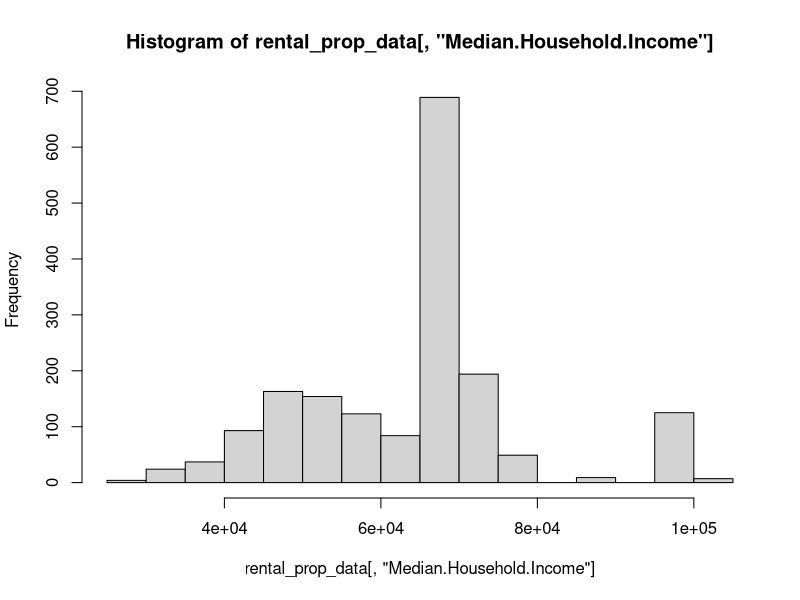
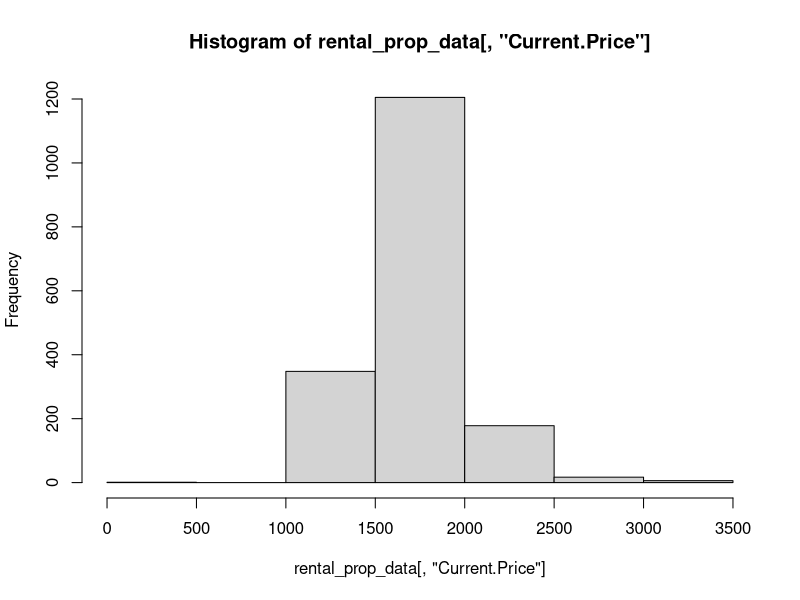
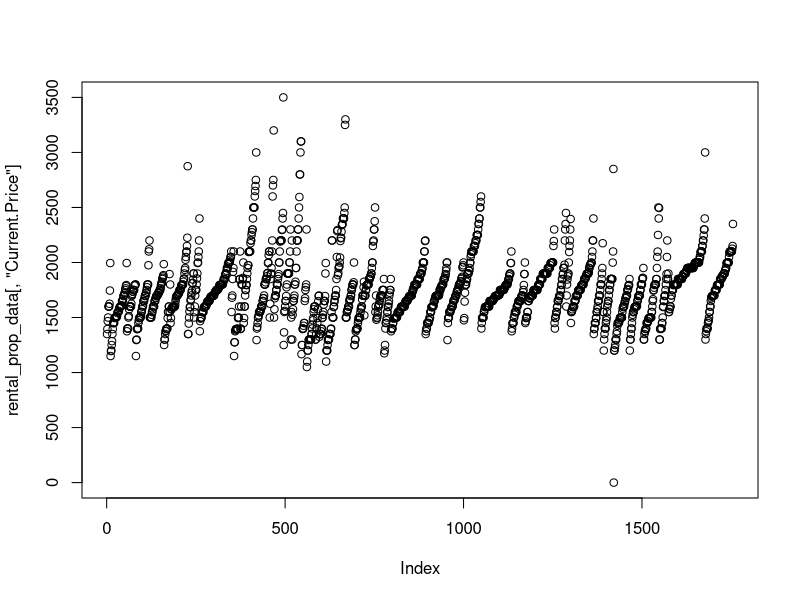

Source code (R) for these figures, in order:
# Clear workspace.
rm(list=ls(all=TRUE))

Sys.setenv(TZ='America/New_York')

##################################################
# Loading the Data and Conducting Initial Assessment
##################################################
rental_prop_data <- read.csv('rental_prop_data.csv')

rental_prop_data[, 'Heated.Area.SquareRoot'] <- sqrt(rental_prop_data[, 'Heated.Area'])

rental_prop_data[, 'Heated.Area.SquareRoot'] <- sqrt(rental_prop_data[, 'Heated.Area'])

# Inspect the contents.
summary(rental_prop_data)

hist(rental_prop_data[, 'Median.Household.Income'])
hist(rental_prop_data[, 'Current.Price'])

plot(rental_prop_data[, 'Current.Price'])
lines(rental_prop_data[, 'Median.Household.Income'])

lm_model_1 <- lm(data = rental_prop_data, 
                    formula =  Current.Price ~ Median.Household.Income + Heated.Area )

summary(lm_model_1)

lm_full_model <- lm(data = rental_prop_data, 
                 formula =  Current.Price ~ Median.Household.Income + 
                   Median.Home.Price +
                   Pool.Type + 
                   Property.Style.Type + 
                   Beds + 
                   Full.Baths + 
                   Half.Baths + 
                   Heated.Area)

summary(lm_full_model)